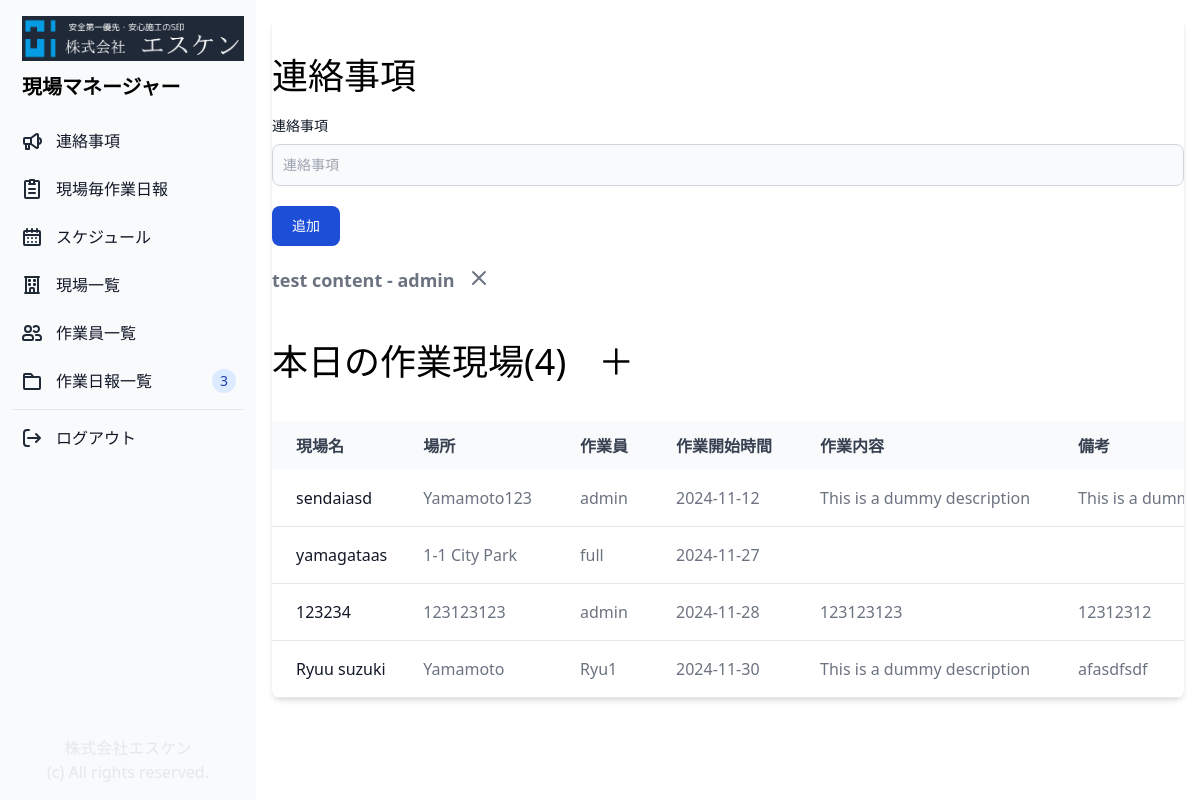
Screenshot of / (signed in) with the database file from the repository.
### genba/models.py (models this page shows, shortened)
class Notification(models.Model):
    author = models.ForeignKey(User, related_name="notification", on_delete=models.CASCADE)
    content = models.CharField(max_length=500)
    created_at = models.DateTimeField(auto_now=True)

class Genba(models.Model):
    head_person = models.ForeignKey(Profile, related_name="head_person", on_delete=models.CASCADE, null=True)
    attendees = models.ManyToManyField(Profile, related_name="attendees", blank=True)
    name = models.CharField("Genba", max_length=255)
    client = models.CharField("Client", max_length=255)
    address = models.CharField("Address", max_length=255)
    job_description = models.CharField("Job description", max_length=255, blank=True, null=True)
    note = models.CharField("Note", max_length=255, blank=True, null=True)
    start_date = models.DateTimeField("Start date")
    end_date = models.DateTimeField("End date")
    is_active = models.BooleanField(default=True)
    created_at = models.DateTimeField(auto_now=True)

class Profile(models.Model):
    CONTRACT_TYPES = (
        ('元請', '元請'),
        ('正社員', '正社員'),
        ('管理', '管理'),
    )
    contract_type = models.CharField(max_length=50, choices=CONTRACT_TYPES, blank=True)
    user = models.OneToOneField(User, on_delete=models.CASCADE)
    fullname = models.CharField(max_length=20, blank=True)
    phone = models.CharField(max_length=20, blank=True)
    note = models.CharField(max_length=500, blank=True)
    is_active = models.BooleanField(default=True)
    created_at = models.DateTimeField(auto_now_add=True)
    updated_at = models.DateTimeField(auto_now=True)
    def __str__(self):
        return f"{self.fullname}"

### genba/views.py (the view)
# urls.py: path('', views.home, name="home"),
@login_required(login_url='/login_user/')
def home(request):
    if request.user.is_authenticated:
        if request.method == "POST":
            content = request.POST.get("content")
            author = User.objects.get(id=request.user.id)
            notification = Notification.objects.create(content=content, author=author)
            notification.save()
        genbas = Genba.objects.all()
        notifications = Notification.objects.all()
        return render(request, "home.html", {"genbas": genbas, "notifications": notifications})
    else:
        messages.success(request, "You Must Login First!")
        return redirect("login_user")

### genba/templates/home.html (shortened to what this page needs)
{% extends "base.html" %}
{% block content %}
<div class="p-4 sm:ml-64">
    <div class="relative overflow-x-auto shadow-md sm:rounded-lg">
        <div class="px-auto">
            <h1 class="text-4xl pt-10 pb-5">連絡事項</h1>
        </div>
        <form method="post" actio="{% url 'home' %}">
            <label for="message" class="block mb-2 text-sm font-medium text-gray-900 dark:text-white">連絡事項</label>
            <input id="content" name="content" rows="4"
                class="block p-2.5 w-full text-sm text-gray-900 bg-gray-50 rounded-lg border border-gray-300 focus:ring-blue-500 focus:border-blue-500"
                placeholder="連絡事項"></input>
            <button type="submit"
                class="inline-flex items-center px-5 py-2.5 mt-5 text-sm font-medium text-center text-white bg-blue-700 rounded-lg focus:ring-4 focus:ring-blue-200 dark:focus:ring-blue-900 hover:bg-blue-800">
                追加
            </button>
        </form>
        <ul class="mt-5 space-y-1 text-gray-500 mb-2 text-lg font-semibold">
            {% if notifications %}
            {% for n in notifications %}
            <li>
                <p class="flex">{{n.content}} - {{ n.author }}<a href="{% url 'delete_notification' n.id %}"><svg
                            class="w-6 h-6 dark:text-red-500 text-center ml-3" aria-hidden="true"
                            xmlns="http://www.w3.org/2000/svg" width="24" height="24" fill="none" viewBox="0 0 24 24">
                            <path stroke="currentColor" stroke-linecap="round" stroke-linejoin="round" stroke-width="2"
                                d="M6 18 17.94 6M18 18 6.06 6" />
                        </svg>
                    </a>
                </p>
            </li>
            {% endfor %}
            {% endif %}
        </ul>
        <div class="px-auto">
            <h1 class="text-4xl py-10">本日の作業現場({{ genbas.count }})<a class="pl-8" href="{% url 'add_genba' %}">＋</a>
            </h1>
        </div>
        <table class="w-full text-normal text-left rtl:text-right text-gray-500 dark:text-gray-400">
            <thead
                class="text-normal text-gray-700 uppercase bg-gray-50 whitespace-nowrap dark:bg-gray-700 dark:text-gray-400">
                <tr>
                    <th scope="col" class="px-6 py-3">
                        現場名
                    </th>
                    <th scope="col" class="px-6 py-3">
                        場所
                    </th>
                    <th scope="col" class="px-6 py-3">
                        作業員
                    </th>
                    <th scope="col" class="px-6 py-3">
                        作業開始時間
                    </th>
                    <th scope="col" class="px-6 py-3">
                        作業内容
                    </th>
                    <th scope="col" class="px-6 py-3">
                        備考
                    </th>
                </tr>
            </thead>
            <tbody>
                {% if genbas %}
                {% for genba in genbas %}
                <tr class="border-b">
                    <th scope="row" class="pl-6 pr-3 py-4 font-medium whitespace-nowrap text-gray-900">
                        <a href="{% url 'genba_details' genba.id %}">
                            {{ genba.name }}
                        </a>
                    </th>
                    <td class="px-6 py-4 whitespace-nowrap">
                        {{ genba.address }}
                    </td>
                    <td class="px-6 py-4 whitespace-nowrap">
                        {{ genba.head_person }}
                    </td>
                    <td class="px-6 py-4 whitespace-nowrap">
                        {{ genba.start_date | date:"Y-m-j" }}
                    </td>
                    <td class="px-6 py-4 whitespace-nowrap">
                        {{ genba.job_description }}
                    </td>
                    <td class="px-6 py-4 whitespace-nowrap">
                        {{ genba.note }}
                    </td>
                </tr>
                {% endfor %}
                {% endif %}
            </tbody>
        </table>
    </div>
</div>
{% endblock %}

### rows the page displays
Notification: content "test content", author "admin"
Genba: name "sendaiasd", address "Yamamoto123", head_person "admin", start_date "2024-11-12", job_description "This is a dummy description", note "This is a…"
Genba: name "yamagataas", address "1-1 City Park", head_person "full", start_date "2024-11-27"
Genba: name "123234", address "123123123", head_person "admin", start_date "2024-11-28", job_description "123123123", note "12312312"
Genba: name "Ryuu suzuki", address "Yamamoto", head_person "Ryu1", start_date "2024-11-30", job_description "This is a dummy description", note "afasdfsdf"

### other values shown
{{ genbas.count }} "4"
